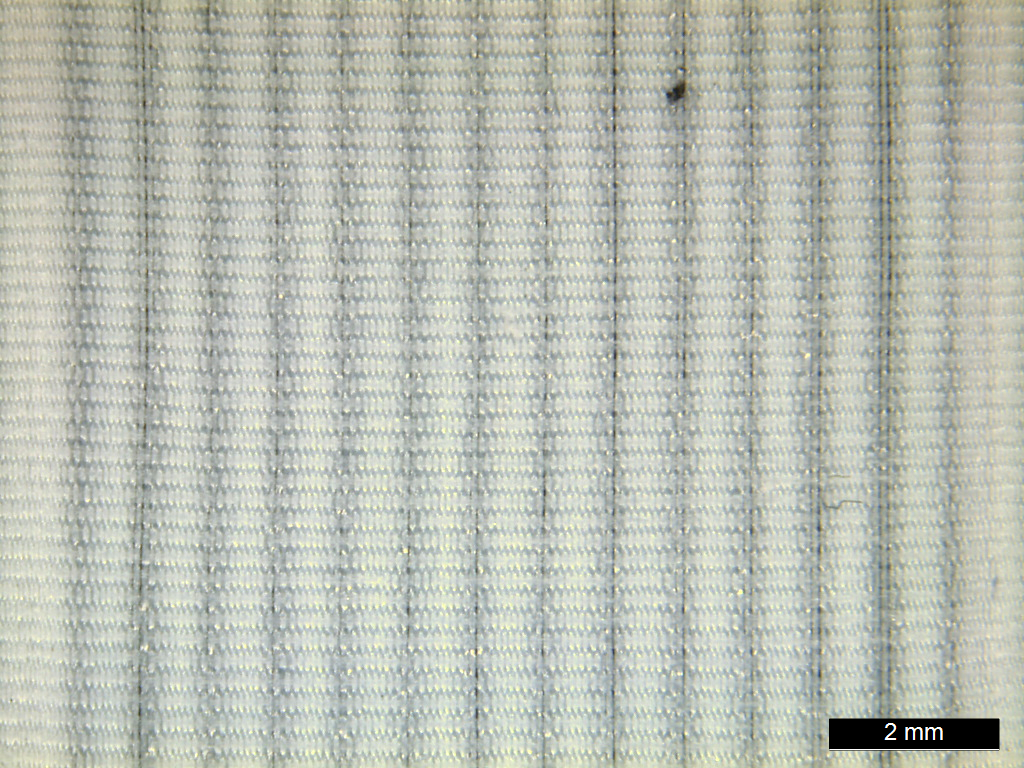
#> input picture image/img_03.tif, 1024 x 768 px
$ jupyter execute 2.2Autocorrelation.ipynb
#> lines starting #> are read from the running program, lines starting #| are printed output that depends on the picture
[cell 1]
import cv2
import numpy as np
import matplotlib.pyplot as plt
from scipy import signal

# Read and crop the image
img = cv2.imread('../image/img_03.tif')
#> img is the input picture: shape (768, 1024, 3); mean B, G, R 179.1, 189.5, 185.4

# Convert to grayscale if it's a color image
if len(img.shape) > 2:
    img_gray = cv2.cvtColor(img, cv2.COLOR_BGR2GRAY)
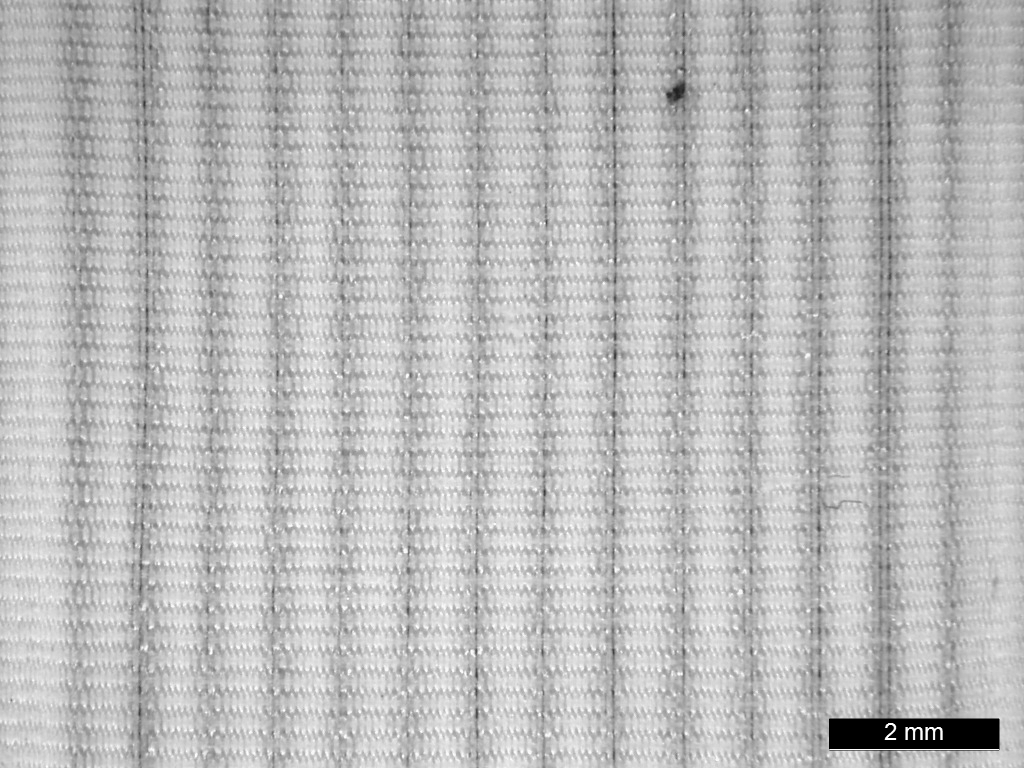
#> img_gray: shape (768, 1024); min 0, max 255, mean 187.1
else:
    img_gray = img

# Subtract the mean (important for autocorrelation)
img_centered = img_gray - np.mean(img_gray)

# Calculate autocorrelation using FFT method
# (faster for larger images)
autocorr = signal.fftconvolve(img_centered, img_centered[::-1, ::-1], mode='same')
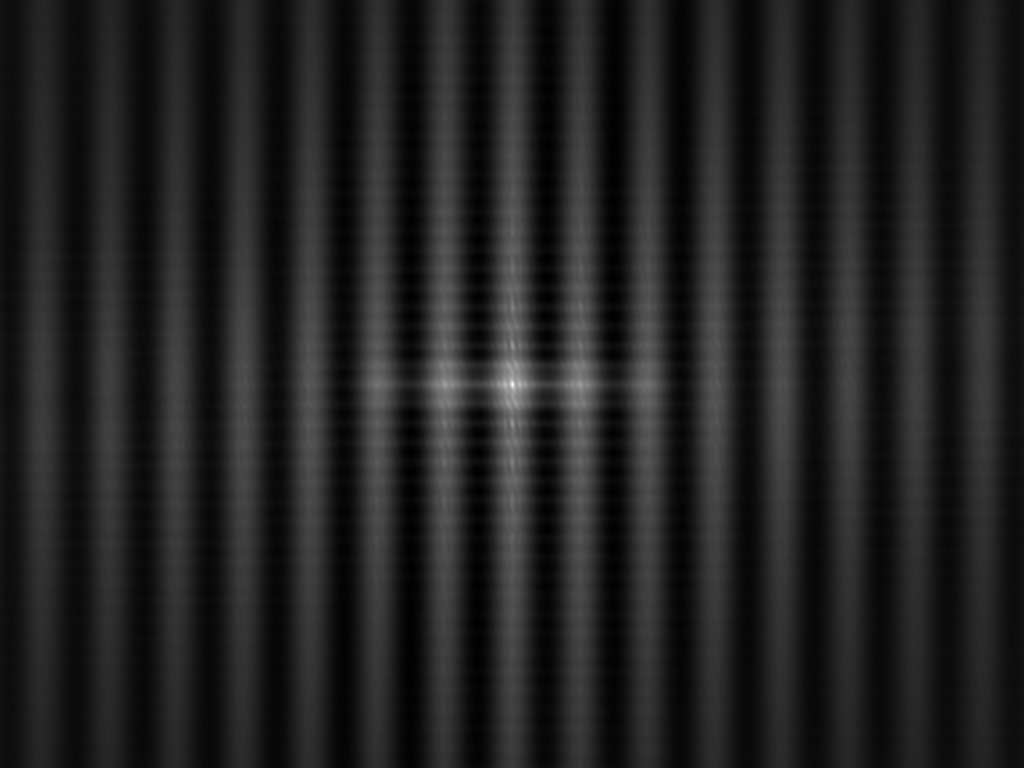
#> autocorr: shape (768, 1024) float64; min -80811842.9, max 598784888.6, mean 9987872.9; drawn with min black and max white

# Normalize
autocorr = autocorr / np.max(autocorr)

# Display the autocorrelation
plt.figure(figsize=(12, 5))

plt.subplot(121)
plt.imshow(img_gray, cmap='gray')
plt.title('Original Image')
plt.colorbar()

plt.subplot(122)
plt.imshow(autocorr, cmap='jet')
plt.title('Autocorrelation')
plt.colorbar()

plt.tight_layout()
plt.show()
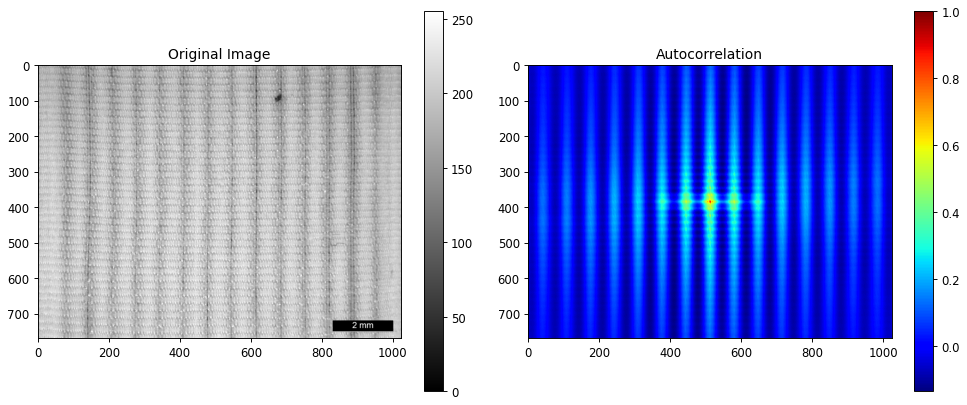
#> figure drawn by matplotlib, 4 panels
